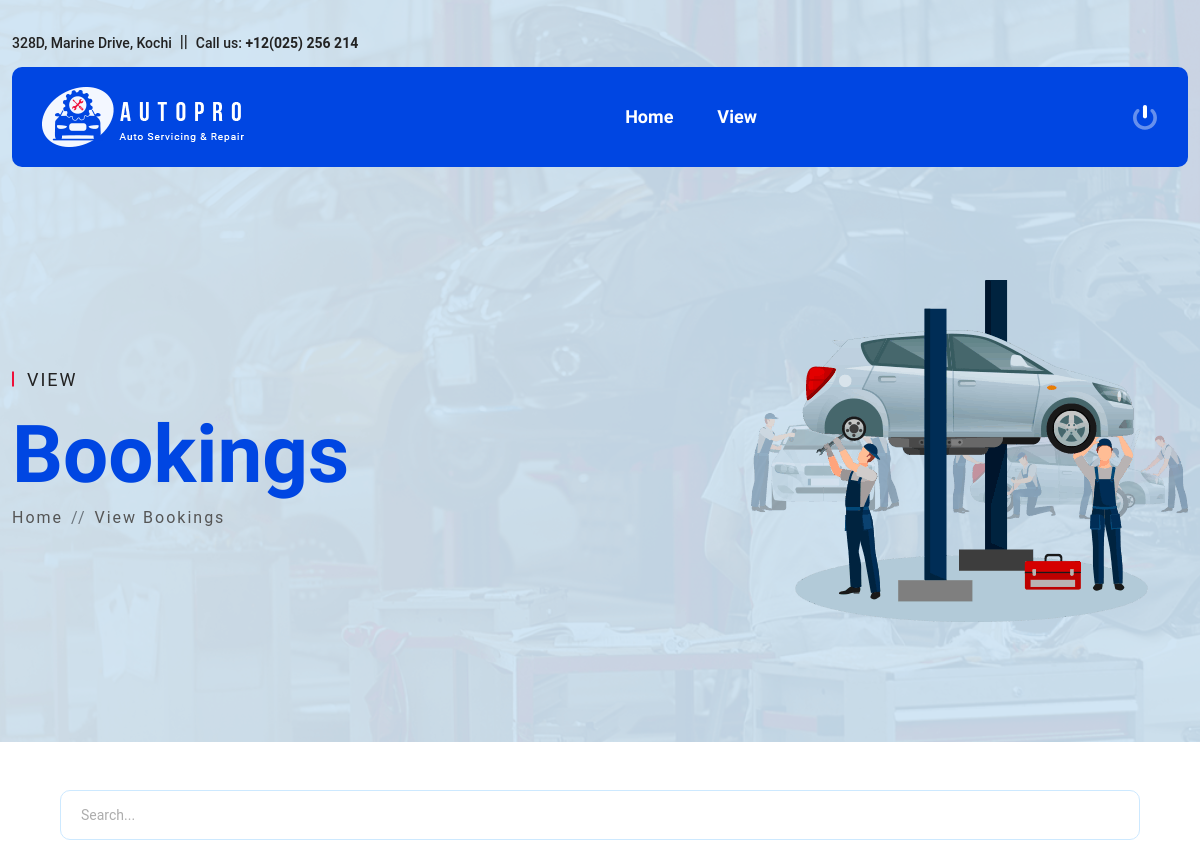
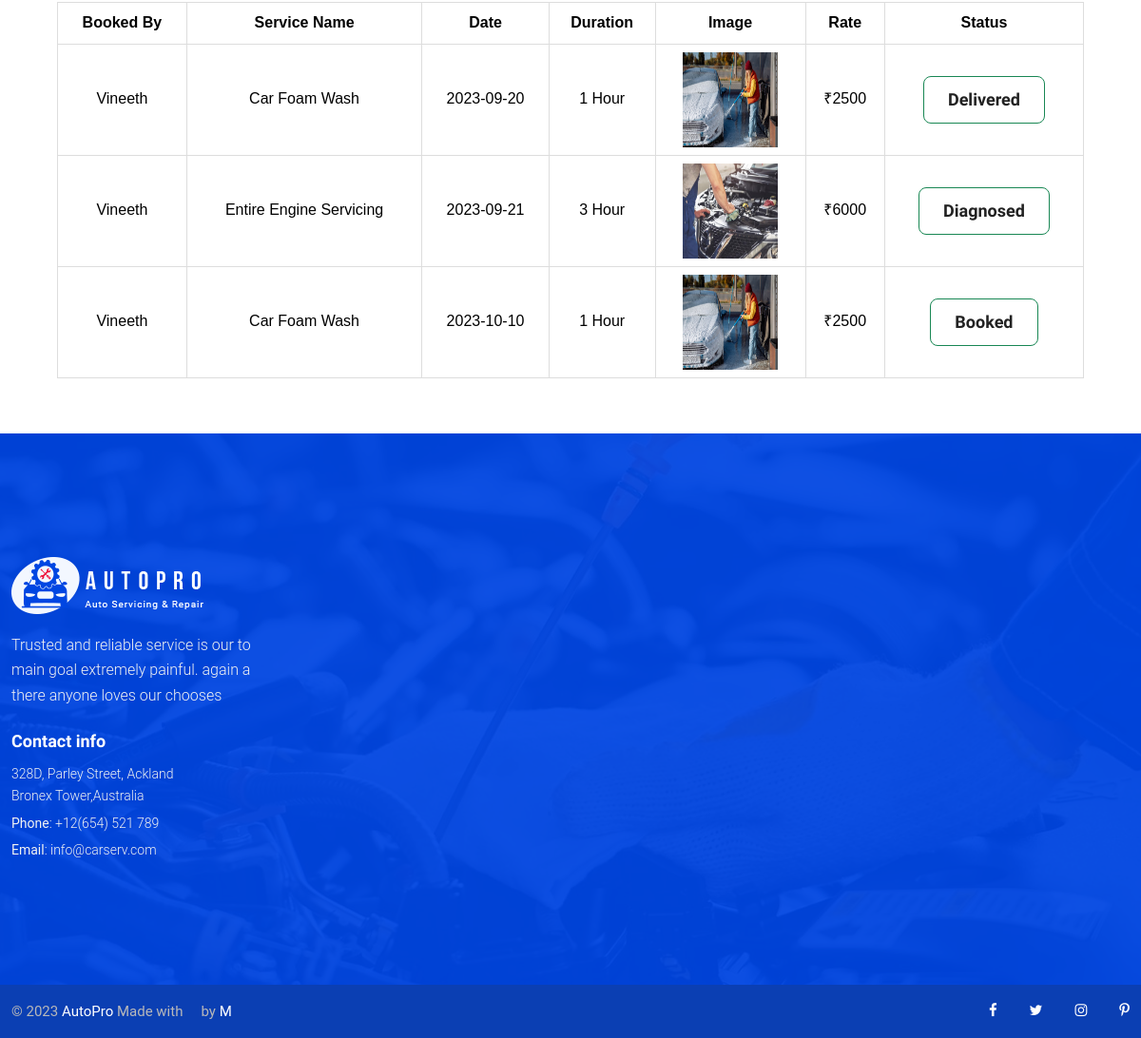
/CUSTOMER/customerViewBookings.php (signed in), run on the app's committed database (2 pictures, top to bottom).
### tables this page shows
CREATE TABLE `booking` (
  `booking_id` int NOT NULL AUTO_INCREMENT,
  `uid` varchar(100) NOT NULL,
  `sid` varchar(100) NOT NULL,
  `date` varchar(100) NOT NULL,
  `status` varchar(100) NOT NULL DEFAULT 'Booked',
  `feedback` varchar(100) NOT NULL,
  `rating` varchar(100) NOT NULL DEFAULT 'no rating',
  PRIMARY KEY (`booking_id`)
);

CREATE TABLE `customer` (
  `cid` int NOT NULL AUTO_INCREMENT,
  `name` varchar(100) NOT NULL,
  `email` varchar(100) NOT NULL,
  `phone` varchar(100) NOT NULL,
  `vehicle_model` varchar(100) NOT NULL,
  `year` varchar(100) NOT NULL,
  `address` varchar(100) NOT NULL,
  PRIMARY KEY (`cid`)
);

CREATE TABLE `services` (
  `service_id` int NOT NULL AUTO_INCREMENT,
  `emp_id` varchar(100) NOT NULL,
  `service_name` varchar(100) NOT NULL,
  `description` varchar(1000) NOT NULL,
  `duration` varchar(100) NOT NULL,
  `price` varchar(100) NOT NULL,
  `labor_cost` varchar(100) NOT NULL,
  `image` varchar(100) NOT NULL,
  PRIMARY KEY (`service_id`)
);

### CUSTOMER/customerViewBookings.php (the view, shortened to what this page needs)
<?php
include "../DBConnection/dbconnection.php";
include "customerHeader.php";
$uid = $_SESSION['uid'];
?>
<div class="section page-banner-section mb-5" style="background-image: url(../assets/images/page-banner-bg.png);">
    <div class="container">
        <div class="page-banner-wrapper">
            <div class="page-banner-content">
                <div class="section-title">
                    <h5 class="sub-title">View</h5>
                    <h2 class="main-title">Bookings</h2>
                </div>
                <ul class="breadcrumb">
                    <li class="breadcrumb-item"><a href="customerHome.php">Home</a></li>
                    <li class="breadcrumb-item active">View Bookings</li>
                </ul>
            </div>
            <div class="page-banner-images">
                <img src="../assets/images/about/about-2.png" alt="Page Banner">
            </div>
        </div>
    </div>
</div>
<?php
$qry = "SELECT `booking`.*,`services`.*,`customer`.* FROM `booking`,`services`,`customer` WHERE `booking`.`uid`=`customer`.`cid` AND `booking`.`sid`=`services`.`service_id` AND `booking`.`uid`='$uid'";
$result = mysqli_query($conn, $qry);
if (mysqli_num_rows($result) < 1) {
?>
    <center>
        <h1 id="nodata" class="m-3">No Bookings Yet</h1>
    </center>
<?php
} else {
?>
    <center>
        <input type="text" class="form-control m-3" id="searchInput" style="width: 90%;" placeholder="Search...">
        <table id="table" border="1" style="width: 90%;">
            <thead>
                <tr style="text-align: center;">
                    <th>Booked By</th>
                    <th>Service Name</th>
                    <th>Date</th>
                    <th>Duration</th>
                    <th>Image</th>
                    <th>Rate</th>
                    <th>Status</th>
                </tr>
            </thead>
            <tbody id="tableBody">
                <?php
                while ($row = mysqli_fetch_array($result)) {
                ?>
                    <tr id="row{{ forloop.counter }}" style="text-align: center;">
                        <td>
                            <?php echo $row['name'] ?>
                        </td>
                        <td>
                            <?php echo $row['service_name'] ?>
                        </td>
                        <td>
                            <?php echo $row['date'] ?>
                        </td>
                        <td>
                            <?php echo $row['duration'] ?>
                        </td>
                        <td>
                            <img src="../assets/image/<?php echo $row['image'] ?>" alt="img" id="img">
                        </td>
                        <td>
                            &#8377;<?php echo $row['price'] ?>
                        </td>
                        <td>
                            <?php if ($row['status'] == "Delivered" && $row['rating'] == "") { ?>
                                <a href="addFeedback.php?bid=<?php echo $row['booking_id'] ?>" class="btn btn-outline-success">Add Feedback</a>
                            <?php } else { ?>
                                <a class="btn btn-outline-success"> <?php echo $row['status'] ?></a>
                            <?php } ?>
                        </td>
                    </tr>
                <?php
                }
                ?>
            </tbody>
        </table>
    </center>
<?php } ?>
<?php
include "../COMMON/commonFooter.php";
?>

### CUSTOMER/customerHeader.php (shortened to what this page needs)
<!doctype html>
<html class="no-js" lang="en">
<head>
    <link rel="stylesheet" href="../assets/css/vendor/plugins.min.css">
    <link rel="stylesheet" href="../assets/css/style.min.css">
</head>
<body>
    <div class="main-wrapper">
        <div class="section header-section">
            <div class="header-top d-none d-lg-block">
                <div class="container">
                    <div class="header-top-wrapper">
                        <div class="header-top-info">
                            <p>328D, Marine Drive, Kochi</p>
                            <p>Call us: <a>+12(025) 256 214</a></p>
                        </div>
                    </div>
                </div>
            </div>
            <div class="header-main">
                <div class="container">
                    <div class="header-main-wrapper">
                        <div class="header-logo">
                            <a href="index.php"><img src="../assets/images/logo.png" alt="Logo"></a>
                        </div>
                        <div class="primary-menu d-none d-lg-block">
                            <ul class="nav-menu">
                                <li><a href="customerHome.php">Home</a></li>
                                <li>
                                    <a href="#">View</a>
                                </li>
                            </ul>
                        </div>
                        <div class="header-meta">
                            <div class="header-search d-none d-lg-block">
                                <a href="../COMMON/login.php" title="Logout"><img src="../assets/images/exit.svg" height="25px" width="25px" alt="Hello"></i></a>
                            </div>
                        </div>
                    </div>
                </div>
            </div>
        </div>

### COMMON/commonFooter.php (shortened to what this page needs)
<div class="section footer-section mt-5" style="background-image: url(assets/images/footer-bg.jpg);">
    <div class="footer-widget-section section-padding">
        <div class="container">
            <div class="footer-widget-wrapper">
                <div class="row">
                    <div class="col-lg-3 col-md-6 order-md-1 order-lg-1">
                        <div class="footer-widget" data-aos="fade-up" data-aos-delay="100">
                            <a class="footer-logo" href="#"><img src="../assets/images/logo.png" alt="Logo"></a>
                            <p>Trusted and reliable service is our to main goal extremely painful. again a there anyone loves our chooses</p>
                            <div class="widget-info">
                                <h6 class="title">Contact info</h6>
                                <p>328D, Parley Street, Ackland <br> Bronex Tower,Australia</p>
                                <p><span>Phone</span>: +12(654) 521 789</p>
                                <p><span>Email</span>: info@carserv.com</p>
                            </div>
                        </div>
                    </div>
                    <div class="col-lg-6 order-md-3 order-lg-2">
                        <div class="footer-link-wrapper">
                        </div>
                    </div>
                    <div class="col-lg-3 col-md-6 order-md-2 order-lg-3">
                    </div>
                </div>
            </div>
        </div>
    </div>
    <div class="footer-copyright-section">
        <div class="container">
            <div class="copyright-wrapper">
                <div class="copyright-text">
                    <p>&copy; 2023 <span> AutoPro </span> Made with <i class="icofont-heart-alt"></i> by <a href="#">M</a></p>
                </div>
                <div class="copyright-social">
                    <a href="#"><i class="fa fa-facebook-f"></i></a>
                    <a href="#"><i class="fa fa-twitter"></i></a>
                    <a href="#"><i class="fa fa-instagram"></i></a>
                    <a href="#"><i class="fa fa-pinterest-p"></i></a>
                </div>
            </div>
        </div>
    </div>
</div>
</div>
</body>
</html>

### CUSTOMER/customerViewBookings.php (style rules this page uses)
table { font-family: arial, sans-serif; border-collapse: collapse; width: 95%; margin: 10px; }
td, th { border: 1px solid #dddddd; text-align: center; padding: 8px; color: black; }
#img { width: 100px; height: 100px; transition-duration: .9s; }

### data on the page
booking: customer.name "Vineeth", services.service_name "Car Foam Wash", date "2023-09-20", services.duration "1 Hour", services.image (picture), services.price "2500", status "Delivered"
booking: customer.name "Vineeth", services.service_name "Entire Engine Servicing", date "2023-09-21", services.duration "3 Hour", services.image (picture), services.price "6000", status "Diagnosed"
booking: customer.name "Vineeth", services.service_name "Car Foam Wash", date "2023-10-10", services.duration "1 Hour", services.image (picture), services.price "2500", status "Booked"
